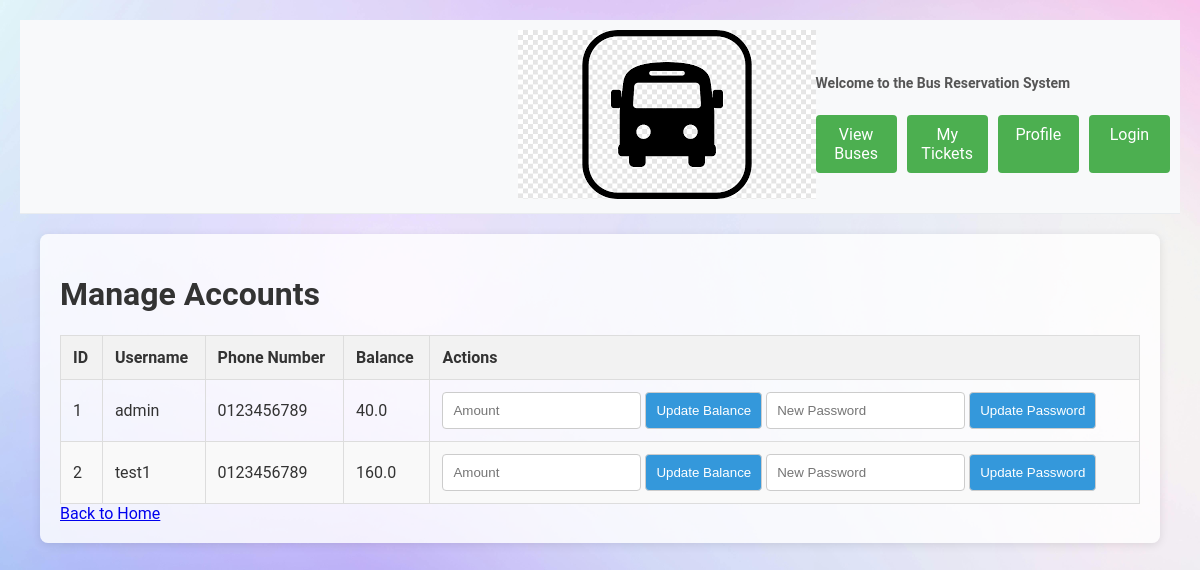
/manage_accounts (signed in), run on an earlier commit of the app's database.
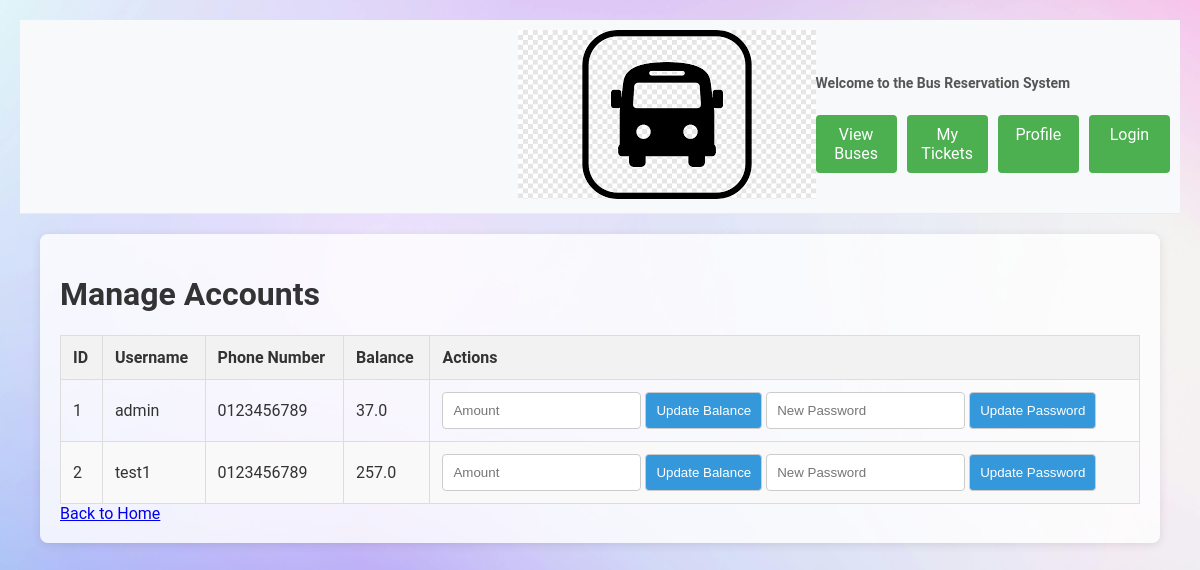
And on a later commit of the database.
### tables this page shows
CREATE TABLE users (
            id INTEGER PRIMARY KEY,
            username TEXT NOT NULL UNIQUE,
            password_hash TEXT NOT NULL
        , email TEXT, phone_number TEXT, gender TEXT, balance REAL DEFAULT 0.0, name TEXT);

### app.py (the view, shortened to what this page needs)
@app.route('/manage_accounts', methods=['GET', 'POST'])
def manage_accounts():
    user_id = session.get('user_id')
    if not user_id:
        flash('You need to log in to manage accounts.')
        return redirect(url_for('login'))
    user = get_user_by_id(user_id)
    if user is None or user[1] != 'admin':
        flash('You do not have permission to manage accounts.')
        return redirect(url_for('home'))
    users = get_all_users()
    return render_template('manage_accounts.html', users=users)

### database.py (called while the page is built)
def get_user_by_id(user_id):
    conn = sqlite3.connect('bus_reservation.db')
    cursor = conn.cursor()
    cursor.execute('SELECT * FROM users WHERE id = ?', (user_id,))
    user = cursor.fetchone()
    conn.close()
    return user

def get_all_users():
    conn = sqlite3.connect('bus_reservation.db')
    cursor = conn.cursor()
    cursor.execute('SELECT id, username, phone_number, balance FROM users')
    users = cursor.fetchall()
    conn.close()
    return users

### templates/manage_accounts.html (shortened to what this page needs)
{% extends "base.html" %}
{% block content %}
<div class="container">
    <h1>Manage Accounts</h1>
    <table>
        <thead>
            <tr>
                <th>ID</th>
                <th>Username</th>
                <th>Phone Number</th>
                <th>Balance</th>
                <th>Actions</th>
            </tr>
        </thead>
        <tbody>
            {% for user in users %}
            <tr>
                <td>{{ user[0] }}</td>
                <td>{{ user[1] }}</td>
                <td>{{ user[2] }}</td>
                <td>{{ user[3] }}</td>
                <td>
                    <form action="{{ url_for('manage_accounts') }}" method="POST" style="display:inline;">
                        <input type="number" name="amount" placeholder="Amount" required>
                        <button type="submit">Update Balance</button>
                    </form>
                    <form action="{{ url_for('manage_accounts') }}" method="POST" style="display:inline;">
                        <input type="password" name="new_password" placeholder="New Password" required>
                        <button type="submit">Update Password</button>
                    </form>
                </td>
            </tr>
            {% endfor %}
        </tbody>
    </table>
    <a href="{{ url_for('home') }}">Back to Home</a>
</div>
{% endblock %}

What changed in the data, as far as the page shows it:
changed users "admin": balance "40.0" → "37.0"
changed users "test1": balance "160.0" → "257.0"
